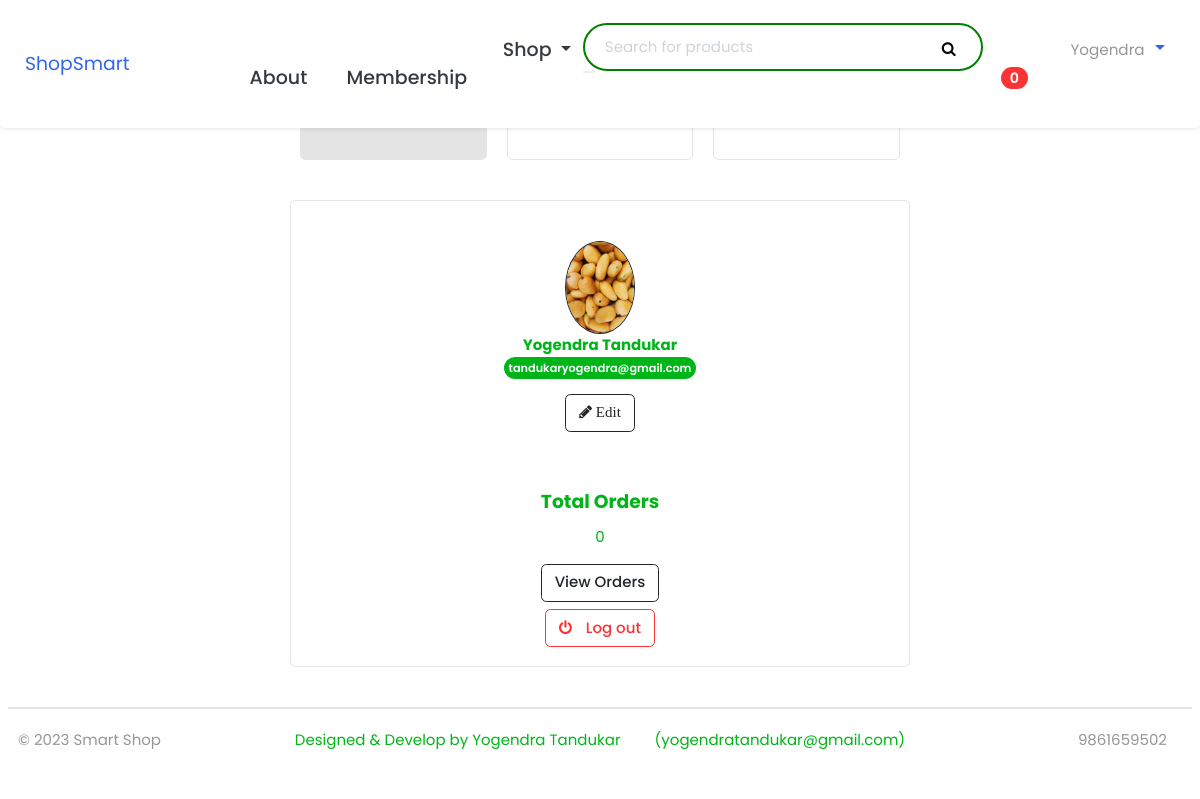
/accounts/dashboard/ (signed in), run on the app's committed database.
### accounts/models.py (models this page shows, shortened)
class Account(AbstractBaseUser):
    first_name = models.CharField(max_length=50)
    last_name = models.CharField(max_length=50)
    username = models.CharField(max_length=50, unique=True)
    email  = models.EmailField(max_length=100, unique=True)
    phone_number = models.CharField(max_length=100)
    country = models.CharField(max_length=100, blank=True)
    date_joined = models.DateTimeField(auto_now_add=True)
    last_login = models.DateTimeField(auto_now_add=True)
    is_admin = models.BooleanField(default=False)
    is_staff = models.BooleanField(default=False)
    is_active = models.BooleanField(default=False)
    is_superadmin = models.BooleanField(default=False)
    USERNAME_FIELD  = 'email' #this is to make email default login method
    REQUIRED_FIELDS = ['first_name','last_name','username']
    objects = MyAccountManager() #informing this class about the above class

class UserProfile(models.Model):
    user = models.OneToOneField(Account, on_delete=models.CASCADE)
    state = models.CharField(max_length=50, blank=True)
    area = models.CharField(max_length=50, blank=True)
    profile_picture = models.ImageField(blank=True, upload_to='userprofile')
    address = models.CharField(blank=True, max_length=100)

### accounts/views.py (the view)
# urls.py: path("dashboard/", views.dashboard, name='dashboard'),
@login_required(login_url='login')
def dashboard(request):
    user = request.user
    orders = Order.objects.order_by('-created_at').filter(user__id=request.user.id, is_ordered=True)
    orders_count = orders.count()
    if UserProfile.objects.filter(user=user).exists():
        userprofile = UserProfile.objects.get(user=user)
        redirect('dashboard')
    else:
        userprofile = UserProfile.objects.create(user=user)
    context = {
        'user': user,
        'orders_count' : orders_count,
        "userprofile":userprofile,
    }
    return render(request,'accounts/dashboard.html',context)

### carts/context_processors.py (called while the page is built)
def counter(request):
    cart_count = 0
    if 'admin' in request.path:
        return {}
    else:
        try:
            cart = Cart.objects.filter(cart_id=_cart_id(request))
            if request.user.is_authenticated:
                cart_items = CartItem.objects.filter(user=request.user)
            else:
                cart_items = CartItem.objects.all().filter(cart=cart[:1])
            for cart_item in cart_items:
                cart_count += cart_item.quantity
        except Cart.DoesNotExist:
            cart_count = 0
    return dict(cart_count=cart_count)

### carts/views.py (called while the page is built)
def _cart_id(request):
    cart = request.session.session_key
    if not cart:
        cart = request.session.create()
    return cart

### category/context_processors.py (called while the page is built)
def menu_links(request):
    link = Category.objects.all()
    return dict(links=link)

### category/models.py (called while the page is built)
    def get_url(self):
        return reverse('product_by_category', args=[self.slug])

### templates/accounts/dashboard.html
{% extends 'base.html' %}
{% block content %}
{% include 'includes/navbar.html' %}
<section class="section-content">
  <div class="container">
    {% include 'includes/dashitem.html' %}
    <div class="card mx-auto" style="max-width: 600px;border: none;margin-bottom: 40px;">
      <div class="row justify-content-center align-items-center h-100">
        <div class="card col-md-12">
          <div class="card-body text-center">
            <img src="{% if userprofile.profile_picture %}{{userprofile.profile_picture.url}}{% endif %}"
            alt="Profile Picture" class="img-fluid rounded-circle border border-dark border-3" style="width: 70px;"><br>
            <strong class="d-inline-block">{{user.first_name}} {{user.last_name}}</strong><br>
            <span class="badge badge-success rounded-pill d-inline">{{user.email}}</span>
            <br>
            <a class="btn btn-outline-dark mt-3" href="{% url 'editProfile' %}"><i class="fa fa-pencil"
                aria-hidden="true"> Edit</i></a>
          </div>
          <div class="card-body text-center">
            <h5 class="card-title">Total Orders</h5>
            <p class="card-text">{{orders_count}}</p>
            <a href="{% url 'myOrders' %}" class="btn btn-outline-dark">View Orders</a><br>
            <a class="btn btn-outline-danger mt-2" href="{% url 'logout' %}"> <i class="fa fa-power-off"></i> <span
                class="text">Log out</span> </a>
          </div>
        </div>
      </div>
    </div>
  </div>
</section>
{% endblock content %}

### templates/includes/navbar.html (shortened to what this page needs)
{% load static %}
<header class="section-header">
    <nav class="navbar navbar-expand-sm fixed-top shadow-sm mb-5 bg-white rounded" id="n">
        <div class="container py-3">
            <a href="{% url 'home' %}" class="navbar-brand "> ShopSmart
            </a>
            <div class="collapse navbar-collapse" id="navbarContent">
                <ul class="navbar-nav">
                    <li class="nav-item">
                        <a href="{% url 'about' %}" class=" ml-2 mr-2 nav-link btn">  About</a>
                    </li>
                    <li class="nav-item">
                        <a href="{% url 'member' %}" class=" ml-2 mr-2 nav-link btn">  Membership </a>
                    </li>
                    <li class="nav-item dropdown">
                        <a class="nav-link btn dropdown-toggle btn" href="#" id="categoriesDropdown" role="button" data-toggle="dropdown" aria-haspopup="true" aria-expanded="false">
                            </i> Shop
                        </a>
                    </li>
                    <li class="nav-item">
                        <form action="{% url 'search' %}" class="form-inline my-2 my-lg-0" method="GET">
                            <input class="form-control mr-sm-2" type="text" placeholder="Search for products" name="keyword" id="nav-search">
                            <button type="submit"><i class="fa fa-search"></i></button>
                        </form>
                    </li>
                    <li class="nav-item">
                        <a href="{% url 'cart' %}" class="nav-link" aria-label="Cart">
                          <i class="fas fa-shopping-cart" id="kart" data-toggle="tooltip" data-placement="top" title="View Cart"></i>
                          <span class="badge badge-pill badge-danger">{{ cart_count }}</span>
                        </a>
                    </li>
                    <li class="nav-item dropdown text-md-right">
                        <a href="#" class="nav-link dropdown-toggle" id="userDropdown" role="button" data-toggle="dropdown" aria-haspopup="true" aria-expanded="false">
                            {% if user.id is not None %}
                                <small class=" text-muted"> {{user.first_name}}</small>
                            {% else %}
                                <small class="text-muted">Login <i class="fa-regular"></i> </small>
                            {% endif %}
                        </a>
                    </li>
                </ul>
            </div>
        </div>
    </nav>
</header>

### static/css/ui.css (style rules this page uses)
html { font-family: "Inter", sans-serif; font-size: 15px; }
.bg-white { background-color: #fff; }
.btn i + .text { margin-left: 10px; }

### static/css/custom.css (style rules this page uses)
* { font-family: 'Poppins'; }

### templates/includes/navbar.html (style rules this page uses)
.navbar-brand { margin-right:100px; }
#nav-search { border: 2px solid green ; border-radius: 100px; color: #000; height: fit-content; width: 400px; padding-top: 11px; padding-bottom: 11px; font-size: 15px; }
.fa-search { position: absolute; left: auto; top: 50%; transform: translateY(-50%); }
#kart { font-size: 24px; color: lightgreen; }
.form-inline { position: relative; }
.form-inline .form-control { padding-left: 20px; }
.form-inline .fa-search { position: right; right: 35px; top: 50%; transform: translateY(-50%); }
.form-inline button { outline:none; border:none; }

### data on the page
Account: first_name "Yogendra", last_name "Tandukar", email "tandukaryogendra@gmail.com"
UserProfile: profile_picture (picture)

### other printed values
{{ cart_count }} "0"
{{ orders_count }} "0"
